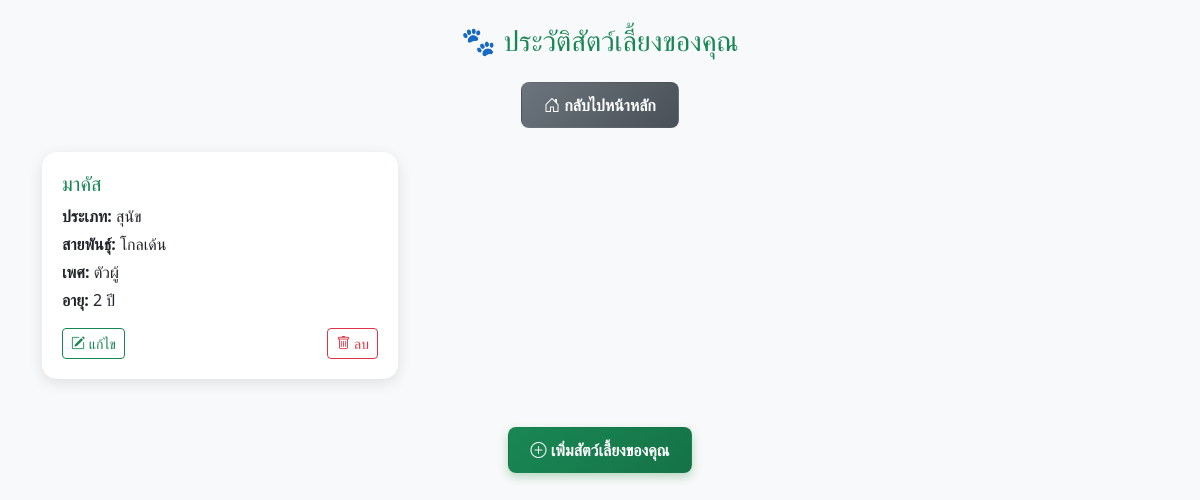
/all_pawpoint/pet_list.php (signed in), run on the app's committed database.
### tables this page shows
CREATE TABLE `pets` (
  `pet_id` int(11) NOT NULL,
  `user_id` int(11) NOT NULL,
  `pet_name` varchar(100) DEFAULT NULL,
  `species` varchar(50) DEFAULT NULL,
  `breed` varchar(100) NOT NULL,
  `gender` varchar(10) NOT NULL,
  `age` int(11) NOT NULL,
  `note` text NOT NULL
);

### all_pawpoint/pet_list.php (the view, shortened to what this page needs)
<?php
include '../myadmin/config/db.php';
$user_id = $_SESSION['user_id'];
$stmt = $conn->prepare("SELECT * FROM pets WHERE user_id = :user_id ORDER BY pet_id DESC");
$stmt->execute(['user_id' => $user_id]);
$pets = $stmt->fetchAll(PDO::FETCH_ASSOC);
?>
<!DOCTYPE html>
<html lang="th">
<head>
    <link rel="stylesheet" href="https://cdn.jsdelivr.net/npm/bootstrap@5.3.3/dist/css/bootstrap.min.css">
    <link rel="stylesheet" href="https://cdn.jsdelivr.net/npm/bootstrap-icons@1.11.1/font/bootstrap-icons.css">
</head>
<body class="container py-4">
    <h3 class="mb-4 text-success text-center">🐾 ประวัติสัตว์เลี้ยงของคุณ</h3>
    <div class="text-center mb-4">
        <a href="index.php" class="btn btn-home">
            <i class="bi bi-house-door"></i> กลับไปหน้าหลัก
        </a>
    </div>
    <?php if (count($pets) === 0): ?>
        <div class="text-center p-5 bg-light rounded shadow-sm">
            <p class="text-muted">คุณยังไม่มีสัตว์เลี้ยงในระบบ</p>
            <a href="add_pet.php" class="btn btn-add">
                <i class="bi bi-plus-circle"></i> เพิ่มสัตว์เลี้ยงของคุณ
            </a>
        </div>
    <?php else: ?>
        <div class="row g-4">
            <?php foreach ($pets as $pet): ?>
                <div class="col-md-6 col-lg-4">
                    <div class="pet-card">
                        <h5 class="text-success"><?= htmlspecialchars($pet['pet_name']) ?></h5>
                        <p class="mb-1"><strong>ประเภท:</strong> <?= htmlspecialchars($pet['species']) ?></p>
                        <p class="mb-1"><strong>สายพันธุ์:</strong> <?= htmlspecialchars($pet['breed']) ?></p>
                        <p class="mb-1"><strong>เพศ:</strong> <?= htmlspecialchars($pet['gender']) ?></p>
                        <p class="mb-1"><strong>อายุ:</strong> <?= htmlspecialchars($pet['age']) ?> ปี</p>
                        <div class="d-flex justify-content-between mt-3">
                            <a href="edit_pet.php?id=<?= $pet['pet_id'] ?>" class="btn btn-outline-success btn-sm">
                                <i class="bi bi-pencil-square"></i> แก้ไข
                            </a>
                            <button class="btn btn-outline-danger btn-sm" onclick="confirmDelete(<?= $pet['pet_id'] ?>)">
                                <i class="bi bi-trash"></i> ลบ
                            </button>
                        </div>
                    </div>
                </div>
            <?php endforeach; ?>
        </div>
        <div class="text-center mt-5">
            <a href="add_pet.php" class="btn btn-add">
                <i class="bi bi-plus-circle"></i> เพิ่มสัตว์เลี้ยงของคุณ
            </a>
        </div>
    <?php endif; ?>
</body>
</html>

### all_pawpoint/pet_list.php (style rules this page uses)
body { background-color: #f8f9fa; }
.pet-card { background: white; border-radius: 15px; box-shadow: 0 4px 15px rgba(0, 0, 0, 0.1); padding: 20px; transition: transform 0.2s; }
.btn-add { background: linear-gradient(135deg, #198754, #157347); color: white; font-weight: 600; border-radius: 8px; padding: 10px 22px; box-shadow: 0 4px 10px rgba(33, 136, 56, 0.3); transition: all 0.3s; }
.btn-home { background: linear-gradient(135deg, #6c757d, #495057); color: white; font-weight: 600; border-radius: 8px; padding: 10px 22px; transition: all 0.3s ease; }

### data on the page
pets: pet_name "มาคัส", species "สุนัข", breed "โกลเด้น", gender "ตัวผู้", age "2"
